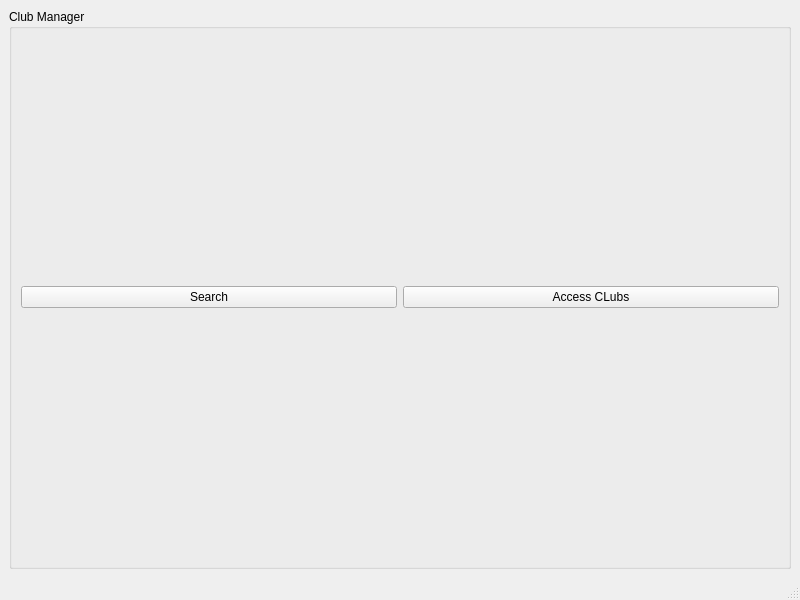
<?xml version="1.0" encoding="UTF-8"?>
<ui version="4.0">
 <class>MainWindow</class>
 <widget class="QMainWindow" name="MainWindow">
  <property name="geometry">
   <rect>
    <x>0</x>
    <y>0</y>
    <width>800</width>
    <height>600</height>
   </rect>
  </property>
  <property name="windowTitle">
   <string>MainWindow</string>
  </property>
  <widget class="QWidget" name="centralwidget">
   <layout class="QVBoxLayout" name="verticalLayout_2">
    <item>
     <widget class="QGroupBox" name="groupBox">
      <property name="title">
       <string>Club Manager</string>
      </property>
      <layout class="QVBoxLayout" name="verticalLayout">
       <item>
        <layout class="QHBoxLayout" name="horizontalLayout">
         <item>
          <widget class="QPushButton" name="pushButton">
           <property name="text">
            <string>Search</string>
           </property>
          </widget>
         </item>
         <item>
          <widget class="QPushButton" name="pushButton_2">
           <property name="text">
            <string>Access CLubs</string>
           </property>
          </widget>
         </item>
        </layout>
       </item>
      </layout>
     </widget>
    </item>
   </layout>
  </widget>
  <widget class="QMenuBar" name="menubar">
   <property name="geometry">
    <rect>
     <x>0</x>
     <y>0</y>
     <width>800</width>
     <height>17</height>
    </rect>
   </property>
  </widget>
  <widget class="QStatusBar" name="statusbar"/>
 </widget>
 <resources/>
 <connections/>
</ui>
